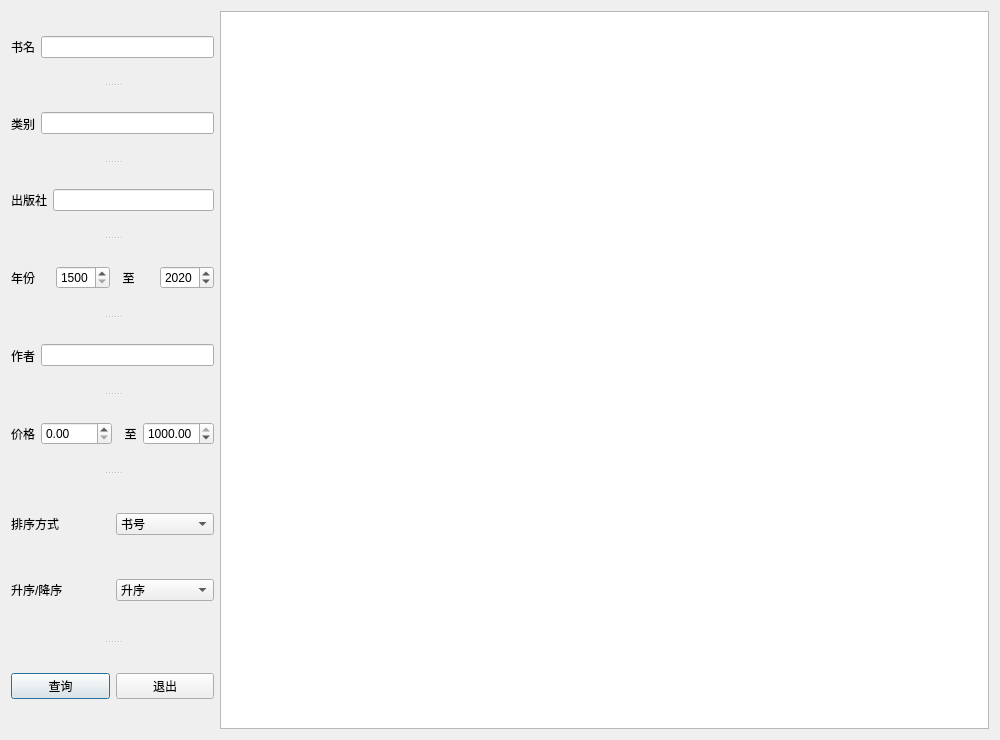
<?xml version="1.0" encoding="UTF-8"?>
<ui version="4.0">
 <class>DB_Find</class>
 <widget class="QDialog" name="DB_Find">
  <property name="geometry">
   <rect>
    <x>0</x>
    <y>0</y>
    <width>1000</width>
    <height>740</height>
   </rect>
  </property>
  <property name="windowTitle">
   <string>查询</string>
  </property>
  <property name="windowIcon">
   <iconset resource="bmp.qrc">
    <normaloff>:/bmp/C:/Users/Lucas/Desktop/DBP/books.ico</normaloff>:/bmp/C:/Users/Lucas/Desktop/DBP/books.ico</iconset>
  </property>
  <layout class="QGridLayout" name="gridLayout">
   <item row="0" column="1">
    <widget class="QTableView" name="tableView"/>
   </item>
   <item row="0" column="0">
    <widget class="QSplitter" name="splitter">
     <property name="orientation">
      <enum>Qt::Vertical</enum>
     </property>
     <widget class="QWidget" name="layoutWidget">
      <layout class="QHBoxLayout" name="horizontalLayout_6">
       <item>
        <widget class="QLabel" name="label">
         <property name="text">
          <string>书名</string>
         </property>
        </widget>
       </item>
       <item>
        <widget class="QLineEdit" name="lineEdit_name"/>
       </item>
      </layout>
     </widget>
     <widget class="QWidget" name="layoutWidget">
      <layout class="QHBoxLayout" name="horizontalLayout_5">
       <item>
        <widget class="QLabel" name="label_2">
         <property name="text">
          <string>类别</string>
         </property>
        </widget>
       </item>
       <item>
        <widget class="QLineEdit" name="lineEdit_category"/>
       </item>
      </layout>
     </widget>
     <widget class="QWidget" name="layoutWidget">
      <layout class="QHBoxLayout" name="horizontalLayout_4">
       <item>
        <widget class="QLabel" name="label_3">
         <property name="text">
          <string>出版社</string>
         </property>
        </widget>
       </item>
       <item>
        <widget class="QLineEdit" name="lineEdit_press"/>
       </item>
      </layout>
     </widget>
     <widget class="QWidget" name="layoutWidget">
      <layout class="QHBoxLayout" name="horizontalLayout">
       <item>
        <widget class="QLabel" name="label_4">
         <property name="text">
          <string>年份</string>
         </property>
        </widget>
       </item>
       <item>
        <widget class="QSpinBox" name="spinBox_year">
         <property name="minimum">
          <number>1500</number>
         </property>
         <property name="maximum">
          <number>3000</number>
         </property>
         <property name="value">
          <number>1500</number>
         </property>
        </widget>
       </item>
       <item>
        <widget class="QLabel" name="label_5">
         <property name="text">
          <string>  至</string>
         </property>
        </widget>
       </item>
       <item>
        <widget class="QSpinBox" name="spinBox_year_2">
         <property name="minimum">
          <number>1000</number>
         </property>
         <property name="maximum">
          <number>3000</number>
         </property>
         <property name="value">
          <number>2020</number>
         </property>
        </widget>
       </item>
      </layout>
     </widget>
     <widget class="QWidget" name="layoutWidget">
      <layout class="QHBoxLayout" name="horizontalLayout_3">
       <item>
        <widget class="QLabel" name="label_6">
         <property name="text">
          <string>作者</string>
         </property>
        </widget>
       </item>
       <item>
        <widget class="QLineEdit" name="lineEdit_author">
         <property name="text">
          <string/>
         </property>
        </widget>
       </item>
      </layout>
     </widget>
     <widget class="QWidget" name="layoutWidget">
      <layout class="QHBoxLayout" name="horizontalLayout_2">
       <item>
        <widget class="QLabel" name="label_8">
         <property name="text">
          <string>价格</string>
         </property>
        </widget>
       </item>
       <item>
        <widget class="QDoubleSpinBox" name="doubleSpinBox_price">
         <property name="maximum">
          <double>1000.000000000000000</double>
         </property>
        </widget>
       </item>
       <item>
        <widget class="QLabel" name="label_7">
         <property name="text">
          <string>  至</string>
         </property>
        </widget>
       </item>
       <item>
        <widget class="QDoubleSpinBox" name="doubleSpinBox_price_2">
         <property name="maximum">
          <double>1000.000000000000000</double>
         </property>
         <property name="value">
          <double>1000.000000000000000</double>
         </property>
        </widget>
       </item>
      </layout>
     </widget>
     <widget class="QWidget" name="layoutWidget">
      <layout class="QGridLayout" name="gridLayout_2">
       <item row="0" column="1">
        <widget class="QComboBox" name="comboBox">
         <item>
          <property name="text">
           <string>书号</string>
          </property>
         </item>
         <item>
          <property name="text">
           <string>类别</string>
          </property>
         </item>
         <item>
          <property name="text">
           <string>书名</string>
          </property>
         </item>
         <item>
          <property name="text">
           <string>出版社</string>
          </property>
         </item>
         <item>
          <property name="text">
           <string>年份</string>
          </property>
         </item>
         <item>
          <property name="text">
           <string>作者</string>
          </property>
         </item>
         <item>
          <property name="text">
           <string>价格</string>
          </property>
         </item>
         <item>
          <property name="text">
           <string>总库存</string>
          </property>
         </item>
         <item>
          <property name="text">
           <string>存量</string>
          </property>
         </item>
        </widget>
       </item>
       <item row="0" column="0">
        <widget class="QLabel" name="label_9">
         <property name="text">
          <string>排序方式</string>
         </property>
        </widget>
       </item>
       <item row="1" column="1">
        <widget class="QComboBox" name="comboBox_2">
         <item>
          <property name="text">
           <string>升序</string>
          </property>
         </item>
         <item>
          <property name="text">
           <string>降序</string>
          </property>
         </item>
        </widget>
       </item>
       <item row="1" column="0">
        <widget class="QLabel" name="label_10">
         <property name="text">
          <string>升序/降序</string>
         </property>
        </widget>
       </item>
      </layout>
     </widget>
     <widget class="QWidget" name="layoutWidget">
      <layout class="QHBoxLayout" name="horizontalLayout_8">
       <item>
        <widget class="QPushButton" name="pushButton_find">
         <property name="text">
          <string>查询</string>
         </property>
        </widget>
       </item>
       <item>
        <widget class="QPushButton" name="pushButton_exit">
         <property name="text">
          <string>退出</string>
         </property>
        </widget>
       </item>
      </layout>
     </widget>
    </widget>
   </item>
  </layout>
 </widget>
 <resources>
  <include location="bmp.qrc"/>
 </resources>
 <connections/>
</ui>
